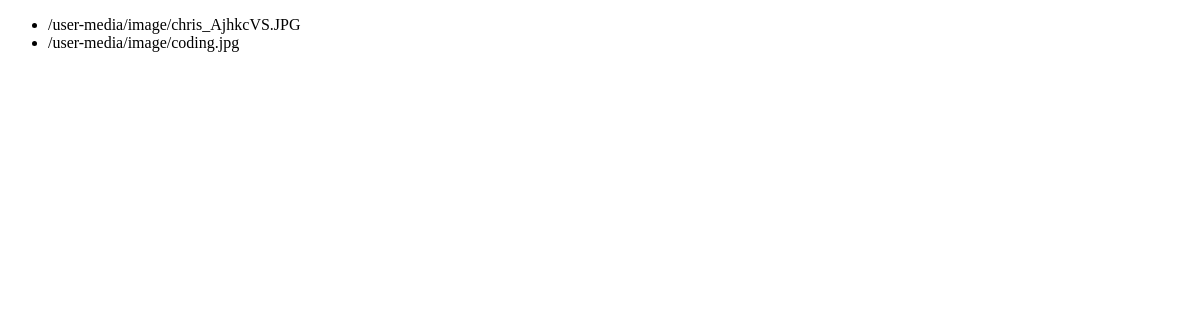
Before: /profiles/list with the older database file.
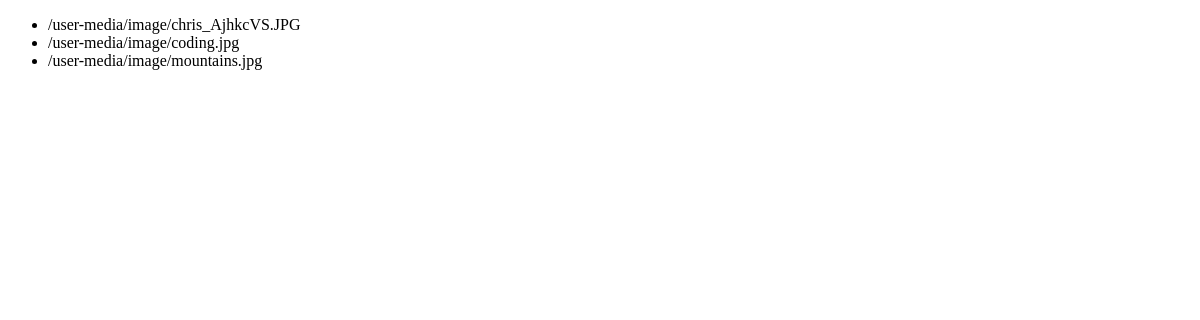
After: the same page with the newer database file.
### profiles/models.py (models this page shows)
class UserProfile(models.Model):
    image = models.ImageField( upload_to="image") # using an ImageField

### profiles/views.py (the view)
# urls.py: path("list", views.ProfileView.as_view()),
class ProfileView(ListView):
    model = UserProfile
    template_name = "profiles/user_profile.html"
    context_object_name = "profiles"

### profiles/templates/profiles/user_profile.html (shortened to what this page needs)
<!DOCTYPE html>
<html lang="en">
<head>
</head>
<body>
     <ul>
        {% for profile in profiles%}
        <li><img src="" alt="">{{profile.image.url}}</li>
        {%endfor%}
     </ul>
</body>
</html>

Changed rows visible on the page:
added UserProfile: image "/user-media/image/mountains.jpg"
